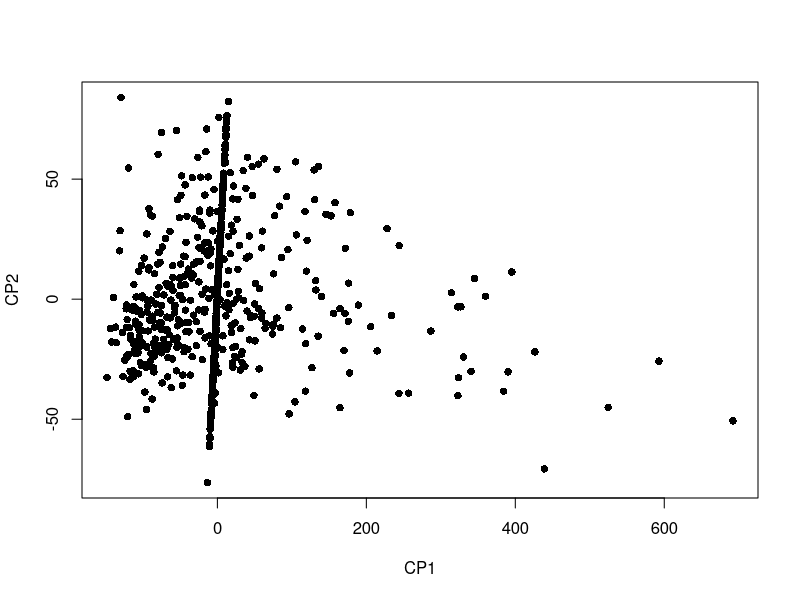
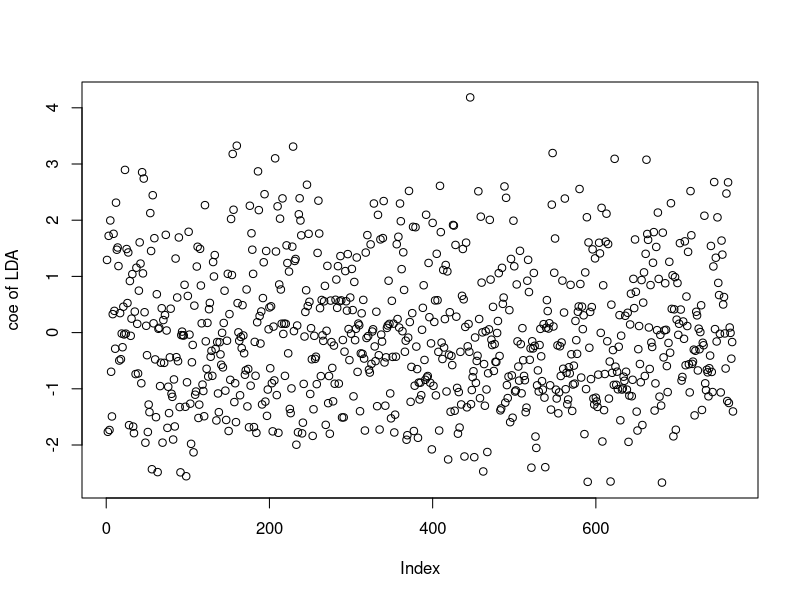
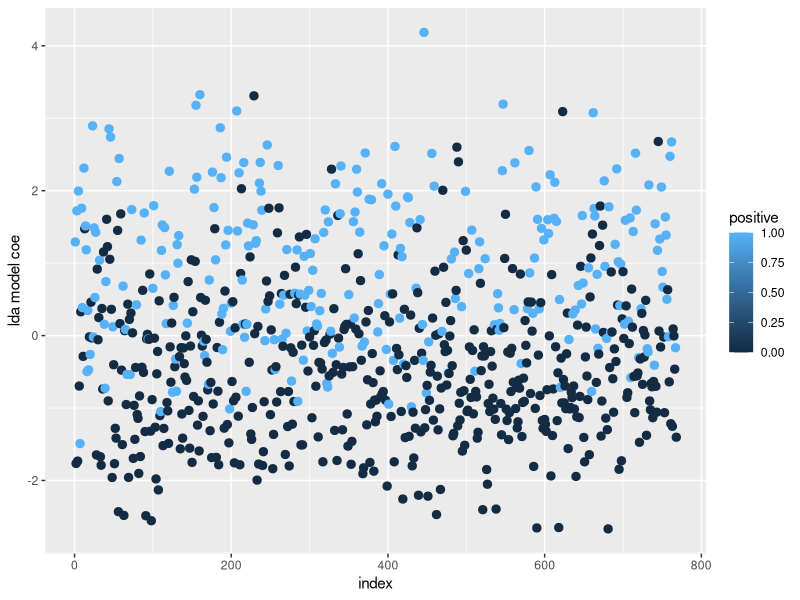

Write the R code that produced these figures, in order.
library("MASS")
library("class")
library("ggplot2")


# Dataset 2
#############################################

# data processing
diabetes.data = read.table("diabetes.data", header=T,na.strings=c(""))

cols_to_imp = c("plas","pres","skin","insu","mass", "pedi", "age")
diabetes.data[cols_to_imp][diabetes.data[cols_to_imp] == 0] = NA



diabetes_col = colMeans(diabetes.data[, cols_to_imp], na.rm=TRUE)
for(i in 1:ncol(diabetes.data)) {
  diabetes.data[ , i][is.na(diabetes.data[ , i])] = as.integer(mean(diabetes.data[ , i], na.rm = TRUE))
}

# check the distance mapping of the features
diabetes.dist = sammon(dist(diabetes.data))
plot(diabetes.dist[[1]],pch=16, xlab = "CP1", ylab = "CP2")

# cross validation
# validation size = 168 training size = 600
# randomly select 100 samples randomly for each test batch, 10 batches in total.
# choose the batch that has best performance
set.seed(1)
diabetes.train = diabetes.data[1:600, ]
diabetes.val = diabetes.data[601:768, ]

# Logistic regression model training
glm.fit = glm(formula = positive ~ preg + plas + pres + skin + insu + mass + pedi + age, data = diabetes.data, subset = 601:768, family = binomial )

# knn
train.X=cbind(preg = diabetes.data$preg, plas = diabetes.data$plas, 
              pres = diabetes.data$pres, skin = diabetes.data$skin,
              insu = diabetes.data$insu, mass = diabetes.data$mass,
              pedi = diabetes.data$pedi, age = diabetes.data$age)[1:450 ,]
val.X=cbind(preg = diabetes.data$preg, plas = diabetes.data$plas, 
              pres = diabetes.data$pres, skin = diabetes.data$skin,
              insu = diabetes.data$insu, mass = diabetes.data$mass,
              pedi = diabetes.data$pedi, age = diabetes.data$age)[451:600 ,]
test.X=cbind(preg = diabetes.data$preg, plas = diabetes.data$plas, 
            pres = diabetes.data$pres, skin = diabetes.data$skin,
            insu = diabetes.data$insu, mass = diabetes.data$mass,
            pedi = diabetes.data$pedi, age = diabetes.data$age)[601:768 ,]
classification.X = cbind(positive = diabetes.data$positive)[1:450 ,]
best_diabetes_knn_result = 0
best_k = NULL
# cross_val tuning
# 450 training and 150 validation, 168 testing
# tuning k from 1 to 100
for(iter in 1:100){
  knn.pred = knn(train = train.X, test = val.X, cl = classification.X, k = iter, prob = T)
  diabete_knn_result = mean(knn.pred== diabetes.data[451:600, ]$positive)
  if(diabete_knn_result > best_diabetes_knn_result){
    best_diabetes_knn_result = diabete_knn_result
    best_k = iter
  }
}


# lda
lda.fit = lda(formula = positive ~ preg + plas + pres + skin + insu + mass + pedi + age, data = diabetes.data, subset = 601:768 )

# qda
qda.fit = qda(formula = positive ~ preg + plas + pres + skin + insu + mass + pedi + age, data = diabetes.data, subset = 601:768 )


# for knn  best k = 37, with 83.3333 percents accuray in validation
# cross validation --- test
diabetes_lr_result = 0
diabete_knn_result = 0
diabetes_LDA_result = 0
diabetes_QDA_result = 0
for (t in 1:10){
  index = sample(1:168, 100)
  diabetes.val_batch = diabetes.val[index, ]
  
  # logistic regression validation
  glm.probs =predict (glm.fit, newdata = diabetes.val_batch[-9], type ="response")
  glm.pred=rep (0 ,100)
  glm.pred[glm.probs >.5]= 1
  table(glm.pred, diabetes.val_batch$positive)
  diabetes_lr_result = mean(glm.pred== diabetes.val_batch$positive ) + diabetes_lr_result
  
  #knn
  knn.pred = knn(train = train.X, test = test.X[index,], cl = classification.X, k = 37, prob = T)
  table(knn.pred, diabetes.val_batch$positive)
  diabete_knn_result = mean(knn.pred== diabetes.val_batch$positive) + diabete_knn_result
  
  # lda
  lda.pred = predict(lda.fit, diabetes.val_batch[-9])
  print(table(lda.pred$class, diabetes.val_batch$positive))
  diabetes_LDA_result = mean(lda.pred$class== diabetes.val_batch$positive) + diabetes_LDA_result
  
  # qda
  qda.pred = predict(qda.fit, diabetes.val_batch[-9])
  diabetes_QDA_result = mean(qda.pred$class== diabetes.val_batch$positive) + diabetes_QDA_result
}

diabetes_lr_result = diabetes_lr_result / 10
diabete_knn_result = diabete_knn_result/ 10
diabetes_LDA_result = diabetes_LDA_result / 10
diabetes_QDA_result = diabetes_QDA_result / 10




# LDA plot
lda.fit = lda(formula = positive ~ preg + plas + pres + skin + insu + mass + pedi + age, data = diabetes.data)
ldaModel = predict(lda.fit)
plot(ldaModel$x[, 1], ylab = "coe of LDA")

ggplot(diabetes.data)+geom_point(aes(1:768, ldaModel$x[, 1], colour = positive), size = 2.5) + xlab("index") + ylab("lda model coe")



  